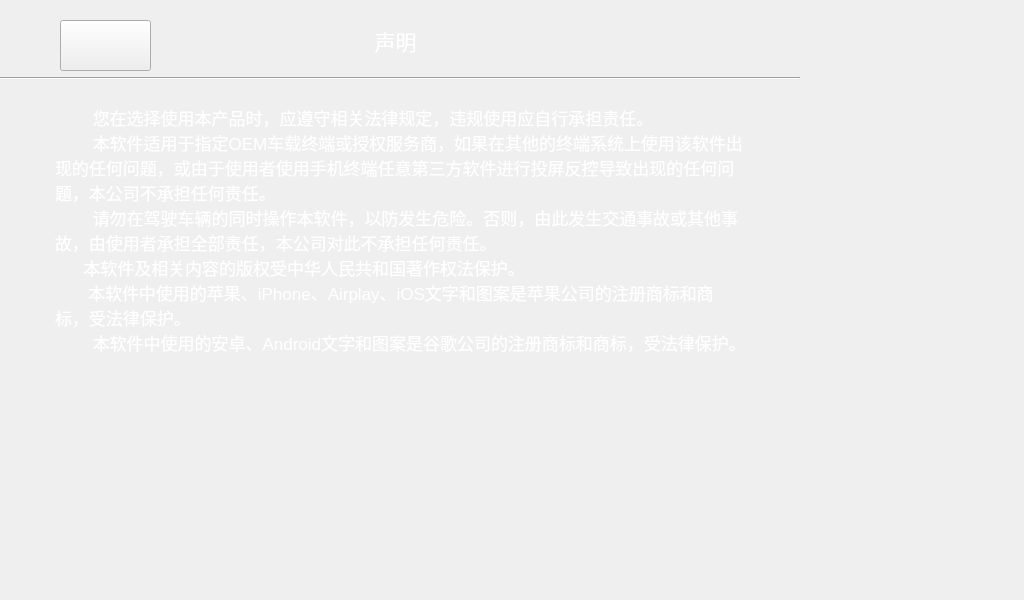
<?xml version="1.0" encoding="UTF-8"?>
<ui version="4.0">
 <class>Declaraction</class>
 <widget class="QWidget" name="Declaraction">
  <property name="geometry">
   <rect>
    <x>0</x>
    <y>0</y>
    <width>1024</width>
    <height>600</height>
   </rect>
  </property>
  <property name="windowTitle">
   <string>Form</string>
  </property>
  <widget class="QLabel" name="label">
   <property name="geometry">
    <rect>
     <x>330</x>
     <y>20</y>
     <width>131</width>
     <height>41</height>
    </rect>
   </property>
   <property name="font">
    <font>
     <pointsize>16</pointsize>
    </font>
   </property>
   <property name="styleSheet">
    <string notr="true">color: rgb(255, 255, 255);</string>
   </property>
   <property name="text">
    <string>声明</string>
   </property>
   <property name="alignment">
    <set>Qt::AlignCenter</set>
   </property>
  </widget>
  <widget class="QTextBrowser" name="textBrowser">
   <property name="geometry">
    <rect>
     <x>50</x>
     <y>100</y>
     <width>701</width>
     <height>331</height>
    </rect>
   </property>
   <property name="font">
    <font>
     <family>Ubuntu</family>
     <pointsize>19</pointsize>
     <weight>50</weight>
     <italic>false</italic>
     <bold>false</bold>
    </font>
   </property>
   <property name="styleSheet">
    <string notr="true">background-color: transparent;
color: rgb(255, 255, 255);
font: 19pt &quot;Ubuntu&quot;;</string>
   </property>
   <property name="readOnly">
    <bool>true</bool>
   </property>
   <property name="html">
    <string>&lt;!DOCTYPE HTML PUBLIC &quot;-//W3C//DTD HTML 4.0//EN&quot; &quot;http://www.w3.org/TR/REC-html40/strict.dtd&quot;&gt;
&lt;html&gt;&lt;head&gt;&lt;meta name=&quot;qrichtext&quot; content=&quot;1&quot; /&gt;&lt;style type=&quot;text/css&quot;&gt;
p, li { white-space: pre-wrap; }
&lt;/style&gt;&lt;/head&gt;&lt;body style=&quot; font-family:'Ubuntu'; font-size:19pt; font-weight:400; font-style:normal;&quot;&gt;
&lt;p style=&quot; margin-top:0px; margin-bottom:0px; margin-left:0px; margin-right:0px; -qt-block-indent:0; text-indent:0px;&quot;&gt;&lt;span style=&quot; font-size:13pt;&quot;&gt;        您在选择使用本产品时，应遵守相关法律规定，违规使用应自行承担责任。&lt;/span&gt;&lt;/p&gt;
&lt;p style=&quot; margin-top:0px; margin-bottom:0px; margin-left:0px; margin-right:0px; -qt-block-indent:0; text-indent:0px;&quot;&gt;&lt;span style=&quot; font-size:13pt;&quot;&gt;        本软件适用于指定OEM车载终端或授权服务商，如果在其他的终端系统上使用该软件出现的任何问题，或由于使用者使用手机终端任意第三方软件进行投屏反控导致出现的任何问题，本公司不承担任何责任。&lt;/span&gt;&lt;/p&gt;
&lt;p style=&quot; margin-top:0px; margin-bottom:0px; margin-left:0px; margin-right:0px; -qt-block-indent:0; text-indent:0px;&quot;&gt;&lt;span style=&quot; font-size:13pt;&quot;&gt;        请勿在驾驶车辆的同时操作本软件，以防发生危险。否则，由此发生交通事故或其他事故，由使用者承担全部责任，本公司对此不承担任何责任。&lt;/span&gt;&lt;/p&gt;
&lt;p style=&quot; margin-top:0px; margin-bottom:0px; margin-left:0px; margin-right:0px; -qt-block-indent:0; text-indent:0px;&quot;&gt;&lt;span style=&quot; font-size:13pt;&quot;&gt;      本软件及相关内容的版权受中华人民共和国著作权法保护。&lt;/span&gt;&lt;/p&gt;
&lt;p style=&quot; margin-top:0px; margin-bottom:0px; margin-left:0px; margin-right:0px; -qt-block-indent:0; text-indent:0px;&quot;&gt;&lt;span style=&quot; font-size:13pt;&quot;&gt;       本软件中使用的苹果、iPhone、Airplay、iOS文字和图案是苹果公司的注册商标和商标，受法律保护。&lt;/span&gt;&lt;/p&gt;
&lt;p style=&quot; margin-top:0px; margin-bottom:0px; margin-left:0px; margin-right:0px; -qt-block-indent:0; text-indent:0px;&quot;&gt;&lt;span style=&quot; font-size:13pt;&quot;&gt;        本软件中使用的安卓、Android文字和图案是谷歌公司的注册商标和商标，受法律保护。&lt;/span&gt;&lt;/p&gt;&lt;/body&gt;&lt;/html&gt;</string>
   </property>
   <property name="textInteractionFlags">
    <set>Qt::LinksAccessibleByKeyboard|Qt::LinksAccessibleByMouse</set>
   </property>
  </widget>
  <widget class="Line" name="line">
   <property name="geometry">
    <rect>
     <x>0</x>
     <y>70</y>
     <width>800</width>
     <height>16</height>
    </rect>
   </property>
   <property name="orientation">
    <enum>Qt::Horizontal</enum>
   </property>
  </widget>
  <widget class="QPushButton" name="btnBack">
   <property name="geometry">
    <rect>
     <x>60</x>
     <y>20</y>
     <width>91</width>
     <height>51</height>
    </rect>
   </property>
   <property name="focusPolicy">
    <enum>Qt::NoFocus</enum>
   </property>
   <property name="styleSheet">
    <string notr="true">QPushButton{border-image: url(:/pmc_image/ic_back_default.png);}
 QPushButton:pressed{border-image: url(:/pmc_image/ic_back_pressed.png);}</string>
   </property>
   <property name="text">
    <string/>
   </property>
  </widget>
 </widget>
 <resources/>
 <connections/>
</ui>
